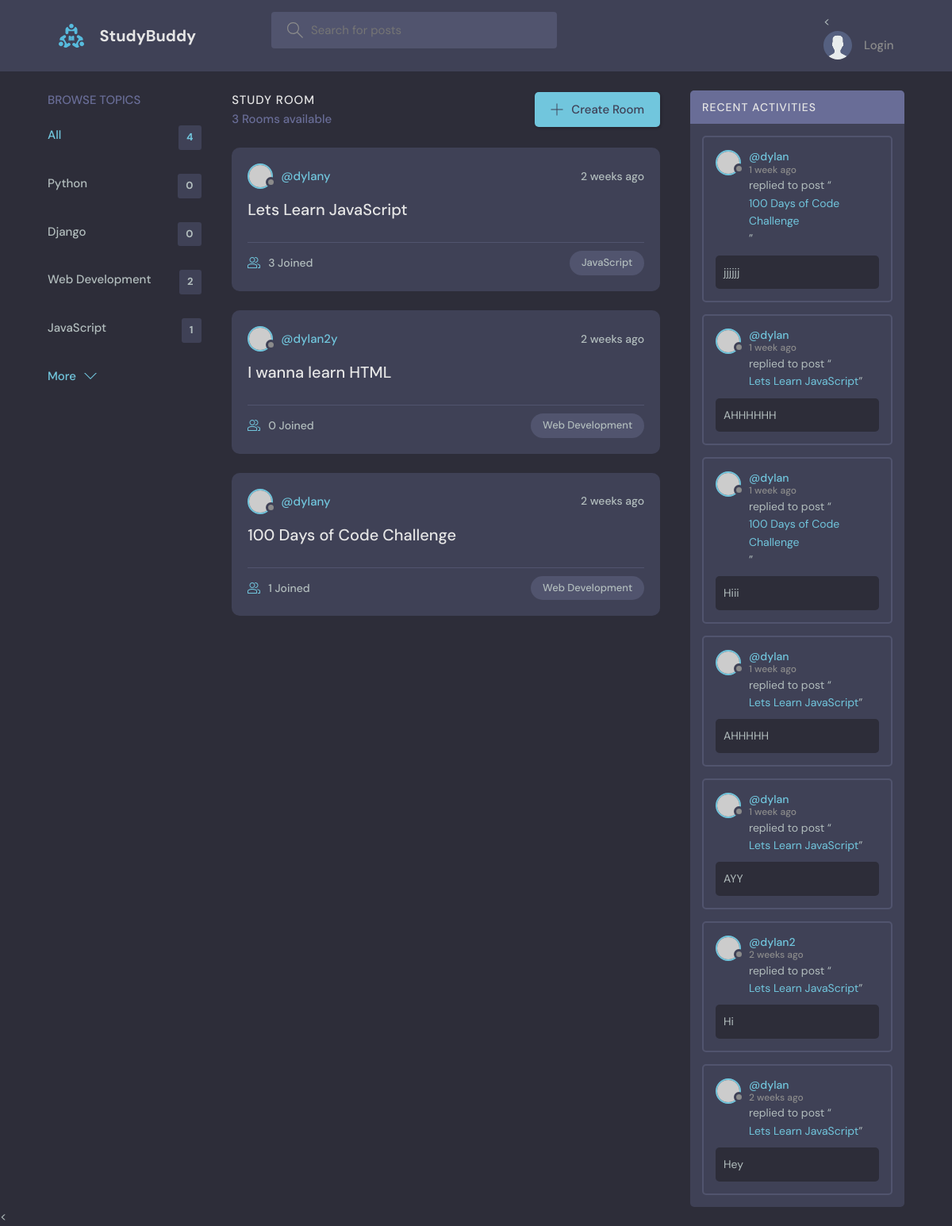
/, run on an earlier commit of the app's database.
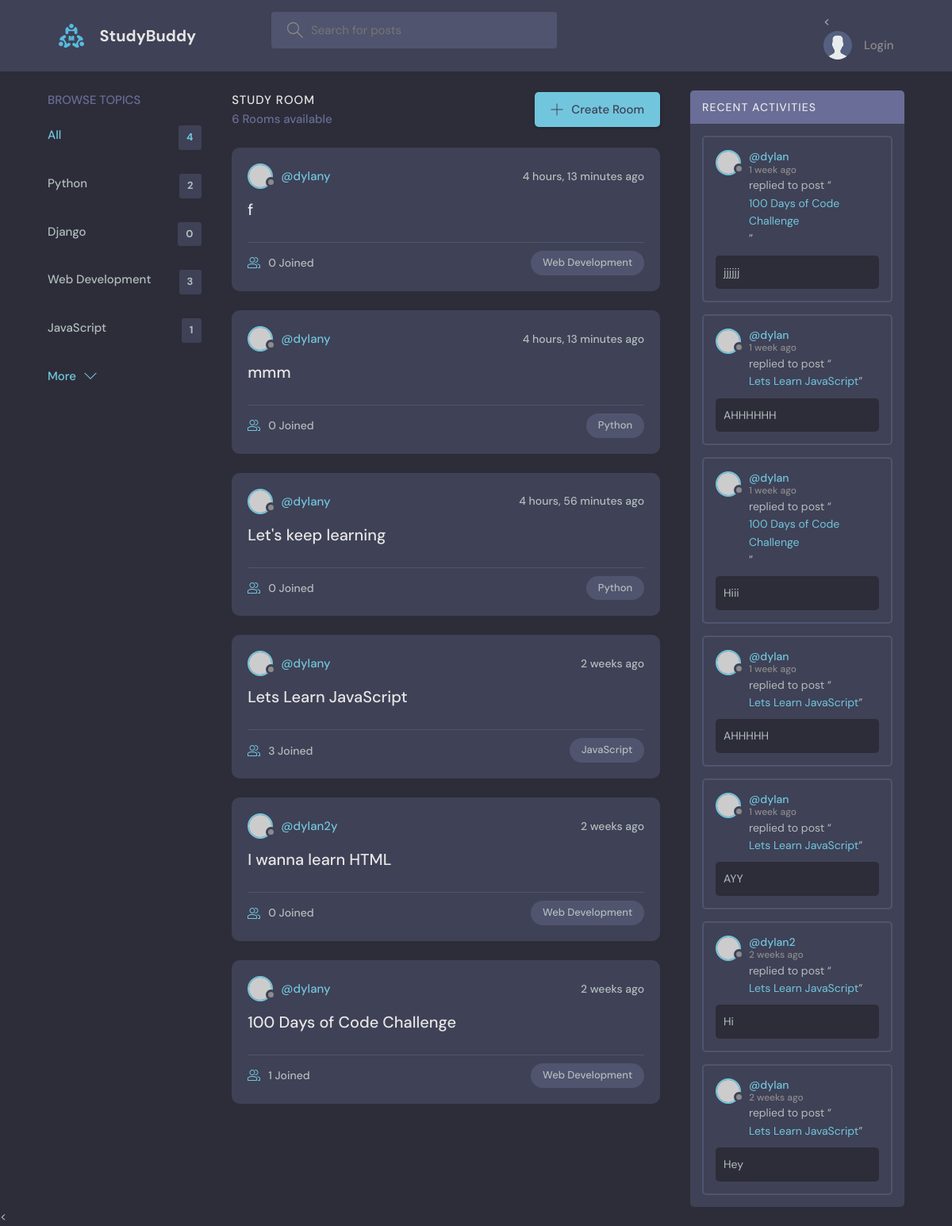
And on a later commit of the database.
### base/models.py (models this page shows, shortened)
class Topic(models.Model):
    name = models.CharField(max_length=200)

class Room(models.Model):
    host = models.ForeignKey(User, on_delete=models.SET_NULL, null=True)
    topic = models.ForeignKey(Topic, on_delete=models.SET_NULL, null=True)
    name = models.CharField(max_length=200)
    description = models.TextField(null=True, blank=True)
    participants = models.ManyToManyField(User, related_name='participants', blank=True)
    updated = models.DateTimeField(auto_now=True)
    created = models.DateTimeField(auto_now_add=True)
    class Meta:
        ordering = ['-updated', '-created']

class Message(models.Model):
    user = models.ForeignKey(User, on_delete=models.CASCADE)
    room = models.ForeignKey(Room, on_delete=models.CASCADE)
    body = models.TextField()
    updated = models.DateTimeField(auto_now=True)
    created = models.DateTimeField(auto_now_add=True)
    class Meta:
        ordering = ['-updated', '-created']

### base/views.py (the view)
# urls.py: path('', views.home, name ="home"),
def home(request):
    q= request.GET.get('q') if request.GET.get('q') != None else ''
    rooms = Room.objects.filter(
        Q(topic__name__icontains=q) |
        Q(name__icontains=q) |
        Q(description__icontains=q)
      )
    topics = Topic.objects.all()[0:5]
    room_count = rooms.count()
    room_messages = Message.objects.filter(Q(room__topic__name__icontains=q))
    context = {'rooms': rooms, 'topics' : topics,
               'room_count':room_count, 'room_messages':room_messages,}
    return render(request, 'base/home.html', context)

### base/templates/base/home.html (shortened to what this page needs)
{% extends 'main.html' %}
{% block content %}
    <main class="layout layout--3">
      <div class="container">
        {% include 'base/topics_components.html' %}
        <div class="roomList">
          <div class="roomList__header">
            <div>
              <h2>Study Room</h2>
              <p>{{room_count}} Rooms available</p>
            </div>
            <a class="btn btn--main" href="{% url 'create-room' %}">
              <svg version="1.1" xmlns="http://www.w3.org/2000/svg" width="32" height="32" viewBox="0 0 32 32">
                <title>add</title>
                <path
                  d="M16.943 0.943h-1.885v14.115h-14.115v1.885h14.115v14.115h1.885v-14.115h14.115v-1.885h-14.115v-14.115z"
                ></path>
              </svg>
              Create Room
            </a>
          </div>
          {% include 'base/feed_components.html' %}
        </div>
         {% include 'base/activity_component.html' %}
      </div>
    </main>
    {% endblock %}

### base/templates/base/topics_components.html
<div class="topics">
    <div class="topics__header">
      <h2>Browse Topics</h2>
    </div>
    <ul class="topics__list">
      <li>
        <a href="{%url 'home' %}" class="active">All <span>{{topics.count}}</span></a>
      </li>
      {% for topic in topics %}
      <li>
        <a href="{% url 'home' %}?q={{topic.name}}">{{topic.name}}<span>{{topic.room_set.all.count}}</span></a>
      </li>
      {% endfor %}
    </ul>
    <a class="btn btn--link" href="{% url 'topics' %}">
      More
      <svg version="1.1" xmlns="http://www.w3.org/2000/svg" width="32" height="32" viewBox="0 0 32 32">
        <title>chevron-down</title>
        <path d="M16 21l-13-13h-3l16 16 16-16h-3l-13 13z"></path>
      </svg>
    </a>
  </div>

### base/templates/base/feed_components.html (shortened to what this page needs)
{% for room in rooms %}
<div class="roomListRoom">
    <div class="roomListRoom__header">
      <a href="{% url 'user-profile' room.host.id %}" class="roomListRoom__author">
        <div class="avatar avatar--small">
          <img src="https://randomuser.me/api/portraits/women/11.jpg" />
        </div>
        <span>@{{room.host.username}}y</span>
      </a>
      <div class="roomListRoom__actions">
        <span>{{room.created|timesince}} ago</span>
      </div>
    </div>
    <div class="roomListRoom__content">
      <a href="{% url 'room' room.id %}">{{room.name}}</a>
    </div>
    <div class="roomListRoom__meta">
      <a href="{% url 'room' room.id %}" class="roomListRoom__joined">
        {{room.participants.all.count}} Joined
      </a>
      <p class="roomListRoom__topic">{{room.topic.name}}</p>
    </div>
  </div>
  {% endfor %}

### base/templates/base/activity_component.html (shortened to what this page needs)
<div class="activities">
    <div class="activities__header">
      <h2>Recent Activities</h2>
    </div>
    {% for message in room_messages %}
    <div class="activities__box">
      <div class="activities__boxHeader roomListRoom__header">
        <a href="{% url 'user-profile' message.user.id %}" class="roomListRoom__author">
          <div class="avatar avatar--small">
            <img src="https://randomuser.me/api/portraits/women/11.jpg" />
          </div>
          <p>
            @{{message.user}}
            <span>{{message.created|timesince}} ago</span>
          </p>
        </a>
      </div>
      <div class="activities__boxContent">
        <p>replied to post “<a href="{% url 'room' message.room.id %}">{{message.room.name}}</a>”</p>
        <div class="activities__boxRoomContent">
          {{message.body}}
        </div>
      </div>
    </div>
    {% endfor %}
  </div>

What changed in the data, as far as the page shows it:
computed for Topic "Python": room_set.all.count "0" → "2"
computed for Topic "Web Development": room_set.all.count "2" → "3"
added Room: host.username "dylan", created "4 hours, 13 minutes", name "f", participants.all.count "0", topic.name "Web Development"
added Room: host.username "dylan", created "4 hours, 13 minutes", name "mmm", participants.all.count "0", topic.name "Python"
added Room: host.username "dylan", created "4 hours, 56 minutes", name "Let's keep learning", participants.all.count "0", topic.name "Python"
Also different on the page:
{{ room_count }}: "3" → "6"
